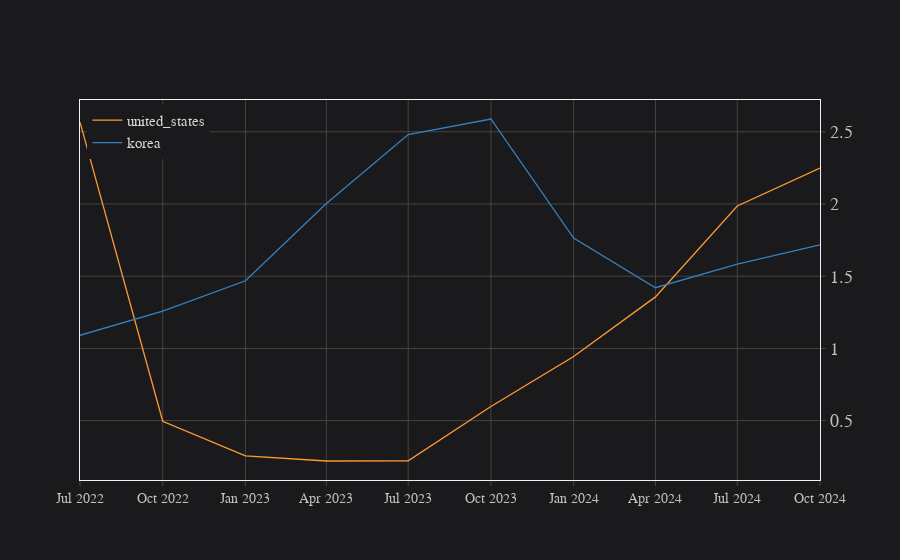

The notebook cell this image was saved under:
### Code cell
fgdp.tail(10).iplot()

### Figure 1 — Plotly figure (JSON) as saved in the notebook; plotly's stock layout.template omitted (floating-point values rounded to 4 significant figures)
{"data": [{"line": {"color": "rgba(255, 153, 51, 1.0)", "dash": "solid", "shape": "linear", "width": 1.3}, "mode": "lines", "name": "united_states", "text": "", "type": "scatter", "x": ["2022-07-01", "2022-10-01", "2023-01-01", "2023-04-01", "2023-07-01", "2023-10-01", "2024-01-01", "2024-04-01", "2024-07-01", "2024-10-01"], "y": [2.567, 0.4957, 0.2556, 0.2204, 0.221, 0.5975, 0.944, 1.357, 1.986, 2.249]}, {"line": {"color": "rgba(55, 128, 191, 1.0)", "dash": "solid", "shape": "linear", "width": 1.3}, "mode": "lines", "name": "korea", "text": "", "type": "scatter", "x": ["2022-07-01", "2022-10-01", "2023-01-01", "2023-04-01", "2023-07-01", "2023-10-01", "2024-01-01", "2024-04-01", "2024-07-01", "2024-10-01"], "y": [1.091, 1.259, 1.468, 2.003, 2.481, 2.589, 1.764, 1.42, 1.583, 1.717]}], "layout": {"legend": {"bgcolor": "#1A1A1C", "font": {"color": "#D9D9D9"}}, "paper_bgcolor": "#1A1A1C", "plot_bgcolor": "#1A1A1C", "title": {"font": {"color": "#D9D9D9"}}, "xaxis": {"gridcolor": "#434343", "showgrid": true, "tickfont": {"color": "#C2C2C2"}, "title": {"font": {"color": "#D9D9D9"}, "text": ""}, "zerolinecolor": "#666570"}, "yaxis": {"gridcolor": "#434343", "showgrid": true, "tickfont": {"color": "#C2C2C2"}, "title": {"font": {"color": "#D9D9D9"}, "text": ""}, "zerolinecolor": "#666570"}}}
